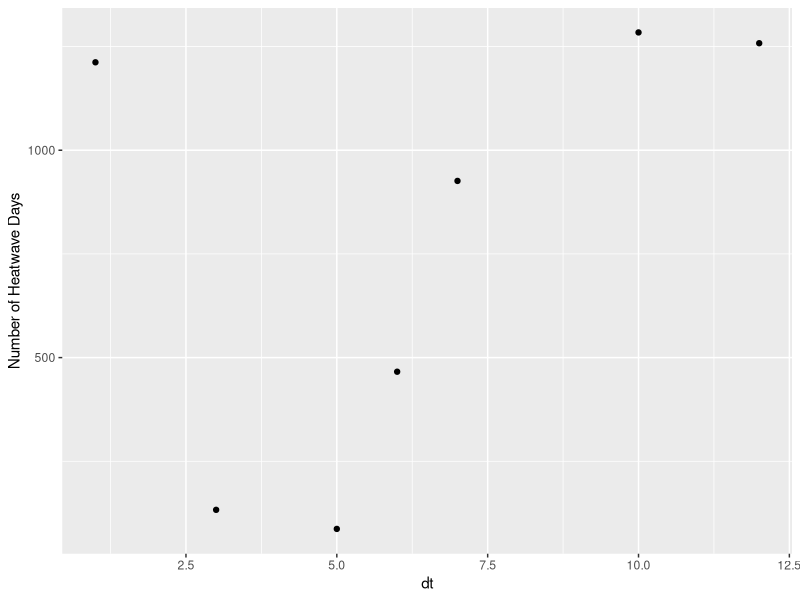

The R source for this figure: (Note: this script raises an error after producing the figure.)
## ---- chunk 1
knitr::opts_chunk$set(echo = TRUE)

library(lubridate)
library(tidyverse)
## ---- chunk 2
clim <- read.table("thermal_precip_temp.csv", fill=TRUE, sep=',', header=T)

head(clim) #this lets us look at our data table in the Rmarkdown rather than having to navigate to the data table in the environment



date <- as.Date(clim$DATE)

year <- as.numeric(format(date,'%Y'))

## ---- chunk 3

clim$heatwave = ifelse(clim$TMAX >= 80, 1, 0)
clim.wfrdata = clim %>% group_by(year(date)) %>% summarize(ndayfr=sum(heatwave))
clim.wfrdata$dt = unique(year(date))

ggplot(clim.wfrdata, aes(dt, ndayfr))+geom_point()+labs(y="Number of Heatwave Days")
## ---- chunk 4

format(as.Date(clim$DATE, format="%m/%d/%Y"),"%Y")


clim$heatwavedays = ifelse(clim$TMAX >= 80, 1, 0)



clim.heatwavedata = clim %>% group_by(year(date)) %>% summarize(ndayfr=sum(heatwavedays))


ggplot(clim.wfrdata, aes(date, ndayfr))+geom_point()+labs(y="Number of Heatwave Days")
## ---- chunk 5
clim.pk = clim %>% group_by(year(date)) %>% summarize(hotday=max(TMAX))
clim.pk$dt = unique(year(date))

ggplot(clim.pk, aes(dt, hotday))+geom_point()+labs(y="Hottest Day in the Year")
## ---- chunk 6
clim$flood = ifelse(clim$PRCP >= 1, 1, 0)
nyrs=length(unique(year(date)))

retper=(nyrs+1)/sum(clim$flood,na.rm=TRUE)

retper
